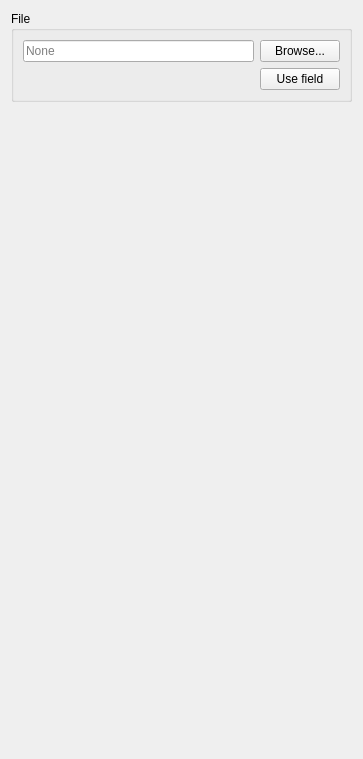
     <widget class="QWidget" name="imagePage">
      <attribute name="title">
       <string>Image</string>
      </attribute>
      <layout class="QGridLayout" name="gridLayout_13">
       <item row="2" column="0">
        <spacer name="verticalSpacer_3">
         <property name="orientation">
          <enum>Qt::Vertical</enum>
         </property>
         <property name="sizeHint" stdset="0">
          <size>
           <width>20</width>
           <height>646</height>
          </size>
         </property>
        </spacer>
       </item>
       <item row="1" column="0">
        <widget class="QGroupBox" name="groupBox_9">
         <property name="title">
          <string>File</string>
         </property>
         <layout class="QGridLayout" name="gridLayout_5">
          <item row="0" column="0">
           <layout class="QHBoxLayout" name="horizontalLayout_17">
            <item>
             <widget class="QLineEdit" name="imageFilenameLineEdit">
              <property name="sizePolicy">
               <sizepolicy hsizetype="Expanding" vsizetype="Fixed">
                <horstretch>0</horstretch>
                <verstretch>0</verstretch>
               </sizepolicy>
              </property>
              <property name="minimumSize">
               <size>
                <width>231</width>
                <height>0</height>
               </size>
              </property>
              <property name="readOnly">
               <bool>true</bool>
              </property>
              <property name="placeholderText">
               <string>None</string>
              </property>
             </widget>
            </item>
            <item>
             <widget class="QPushButton" name="imageBrowseButton">
              <property name="sizePolicy">
               <sizepolicy hsizetype="Minimum" vsizetype="Fixed">
                <horstretch>0</horstretch>
                <verstretch>0</verstretch>
               </sizepolicy>
              </property>
              <property name="text">
               <string>Browse...</string>
              </property>
             </widget>
            </item>
           </layout>
          </item>
          <item row="1" column="0">
           <layout class="QHBoxLayout" name="horizontalLayout_27">
            <item>
             <spacer name="horizontalSpacer_13">
              <property name="orientation">
               <enum>Qt::Horizontal</enum>
              </property>
              <property name="sizeHint" stdset="0">
               <size>
                <width>40</width>
                <height>20</height>
               </size>
              </property>
             </spacer>
            </item>
            <item>
             <widget class="glabels::FieldButton" name="imageFieldButton">
              <property name="text">
               <string notr="true">Use field</string>
              </property>
             </widget>
            </item>
           </layout>
          </item>
         </layout>
        </widget>
       </item>
      </layout>
     </widget>
